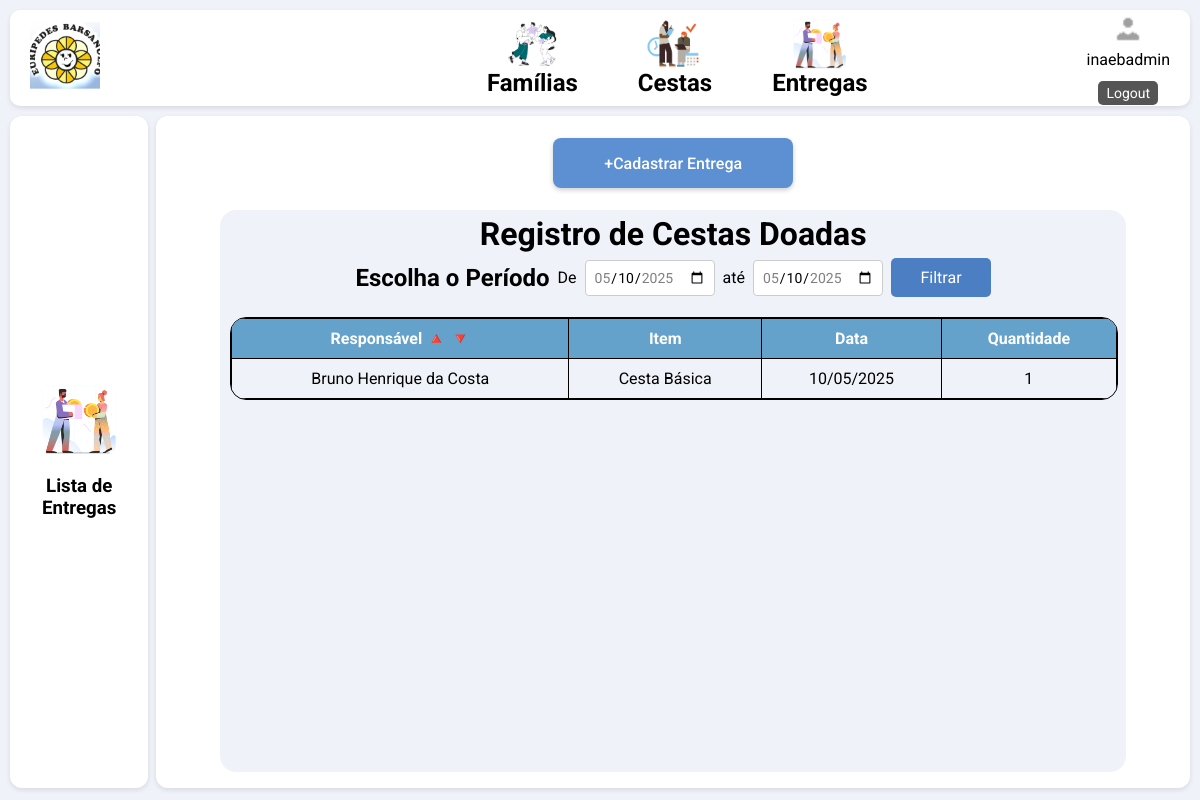
Before: /cadastro/lista_entregas/ (signed in) with the older database file.
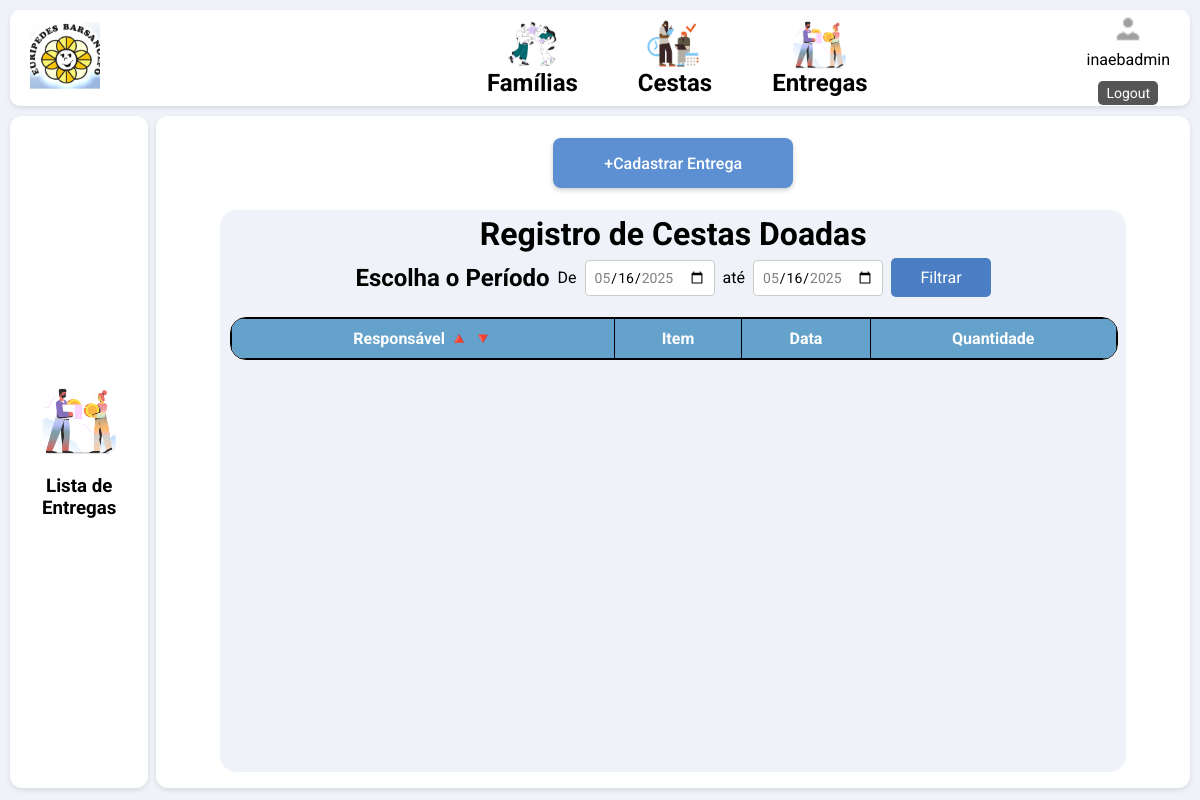
After: the same page with the newer database file.
### website/models.py (models this page shows, shortened)
class Entrega(models.Model):
    produto = models.ForeignKey(Produto, on_delete=models.CASCADE)
    familia = models.ForeignKey(Familia, on_delete=models.CASCADE)
    data_doacao = models.DateTimeField()
    quantidade = models.IntegerField()

class Familia(models.Model):
    STATUS_ATENDIMENTO_CHOICES = [
        ("Ativa", "Ativa"),
        ("Suspensa", "Suspensa"),
        ("Aguardando Vaga", "Aguardando Vaga"),
    ]
    status_atendimento = models.CharField(max_length=20, choices=STATUS_ATENDIMENTO_CHOICES, default="Aguardando Vaga")
    inicio_atendimento = models.DateField(null=True, blank=True)
    termino_atendimento = models.DateField(null=True, blank=True)
    qtd_membros = models.IntegerField(null=True, blank=True, default=0)
    data_entrevista = models.DateField(null=True, blank=True)
    nome = models.CharField(max_length=50)
    rg = models.CharField(max_length=12)
    cpf = models.CharField(max_length=14)
    data_nascimento = models.DateField()
    receita_apro = models.CharField(max_length=50, null=True, blank=True)
    despesa_apro = models.CharField(max_length=50, null=True, blank=True)
    obs_responsavel = models.CharField(max_length=50, null=True, blank=True)
    endereco = models.CharField(max_length=50)
    bairro = models.CharField(max_length=50)
    cidade = models.CharField(max_length=50)
    cep = models.CharField(max_length=9)
    ponto_referencia = models.CharField(max_length=50, null=True, blank=True)
    complemento = models.CharField(max_length=50, null=True, blank=True)
    data_visita = models.DateField(null=True, blank=True)
    LIXO_CHOICES = [
        ("Queima", "Queima"),
        ("Enterra", "Enterra"),
        ("Coleta", "Coleta"),
    ]
    lixo = models.CharField(max_length=50, choices=LIXO_CHOICES, null=True, blank=True)
    LIMPEZA_CASA_CHOICES = [
        ("Varre", "Varre"),
        ("Lava", "Lava"),
        ("Ambos", "Ambos"),
    ]
    limpeza_casa = models.CharField(max_length=50, choices=LIMPEZA_CASA_CHOICES, null=True, blank=True)
    obs_limpeza = models.CharField(max_length=2000, null=True, blank=True)
    AGUA_CHOICES = [
        ("Encanada", "Encanada"),
        ("Poço", "Poço"),
        ("Cisterna", "Cisterna"),
    ]
    agua = models.CharField(max_length=50, null=True, blank=True, choices=AGUA_CHOICES)
    ESGOTO_CHOICES = [
        ("Rede", "Rede"),
        ("Fossa", "Fossa"),
        ("Céu Aberto", "Céu Aberto"),
    ]
    esgoto = models.CharField(max_length=50, null=True, blank=True, choices=ESGOTO_CHOICES)
    obs_saneamento = models.CharField(max_length=2000, null=True, blank=True)
    TIPO_MORADIA_CHOICES = [
        ("Própria", "Própria"),
        ("Alugada", "Alugada"),
        ("Cedida", "Cedida"),
    ]
    tipo_moradia= models.CharField(max_length=20, null=True, blank=True, choices=TIPO_MORADIA_CHOICES)
    num_comodo = models.IntegerField(null=True, blank=True)
    num_moradores = models.IntegerField(null=True, blank=True)
    BANHEIRO_CHOICES = [
        ("Banheiro Externo", "Banheiro Externo"),
        ("Banheiro Interno", "Banheiro Interno"),
    ]
    banheiro = models.CharField(max_length=20, null=True, blank=True, choices=BANHEIRO_CHOICES)
    CONSTRUCAO_CHOICES = [
        ("Alvenaria", "Alvenaria"),
        ("Taipa", "Taipa"),
        ("Madeira", "Madeira"),
    ]
    construcao = models.CharField(max_length=50, null=True, blank=True, choices=CONSTRUCAO_CHOICES)
    televisor = models.BooleanField(null=True, blank=True)
    geladeira = models.BooleanField(null=True, blank=True)
    celular_smartphone_tablet = models.BooleanField(null=True, blank=True)
    aparelho_som = models.BooleanField(null=True, blank=True)
    maquina_lavar = models.BooleanField(null=True, blank=True)
    carro_moto = models.BooleanField(null=True, blank=True)
    dvd = models.BooleanField(null=True, blank=True)
    computador_notebook = models.BooleanField(null=True, blank=True)
    telefone_internet = models.BooleanField(null=True, blank=True)
    obs_gerais = models.TextField(max_length=2000, null=True, blank=True)
    def __str__(self):
        return self.nome or f"Família {self.pk}"

class Produto(models.Model):
    produto = models.CharField(max_length=50)
    qtd_estoque = models.IntegerField()
    def __str__(self):
        return self.produto

### website/views.py (the view)
# urls.py: path("cadastro/lista_entregas/", lista_entregas, name="lista_entregas"),
@login_required(login_url='/login/')
def lista_entregas(request):
    aggs = Entrega.objects.aggregate(
        earliest=Min('data_doacao'),
        latest=Max('data_doacao'),
    )
    raw_min = aggs['earliest']
    raw_max = aggs['latest']
    if raw_min:
        min_date = raw_min.date() if hasattr(raw_min, 'date') else raw_min
    else:
        min_date = date.today()
    if raw_max:
        max_date = raw_max.date() if hasattr(raw_max, 'date') else raw_max
    else:
        max_date = date.today()
    min_date_str = min_date.isoformat()
    max_date_str = max_date.isoformat()
    start_str = request.GET.get('start_date', min_date_str)
    end_str = request.GET.get('end_date', max_date_str)
    try:
        start_date = datetime.fromisoformat(start_str).date()
    except ValueError:
        start_date = min_date
    try:
        end_date = datetime.fromisoformat(end_str).date()
    except ValueError:
        end_date = max_date
    entregas = Entrega.objects.filter(
        data_doacao__date__range=[start_date, end_date]
    )
    order_field = request.GET.get('order_by', '-data_doacao')
    descending  = order_field.startswith('-')
    field_name  = order_field.lstrip('-')
    if field_name == 'familia':
        entregas = entregas.annotate(familia_nome_lower=Lower('familia__nome'))
        entregas = entregas.order_by(
            '-familia_nome_lower' if descending else 'familia_nome_lower'
        )
    else:
        entregas = entregas.order_by(order_field)
    context = {
        'dados_entregas': entregas,
        'min_date':       min_date_str,
        'max_date':       max_date_str,
        'start_date':     start_str,
        'end_date':       end_str,
    }
    return render(request, 'lista_entregas.html', context)

### website/templates/lista_entregas.html (shortened to what this page needs)
{% load static %}
<!DOCTYPE html>
<html lang="en">
<head>
    <link rel="stylesheet" href="{% static 'css/daniel.css' %}" typer="css">
</head>
<body>
{% include 'includes/nav.html' %}
<div class="main-container">
    <div class="left-column">
        <div class="left-column-content">
        <img src="{% static 'img/doacao.png' %}" alt="Example" />
        <h3>Lista de Entregas</h3>
        </div>
    </div>
    <div class="right-column">
        <div class="right-column-content">
            <div class="right-column-buttons-3">
                <a href="{% url 'cadastro_entregas' %}">
                <div class="button-register-1">
                    +Cadastrar Entrega
                </div>
                </a>
            </div>
            <div class="right-column-list-3">
                <h1>Registro de Cestas Doadas</h1>
                <div class="date-filter">
                <form method="get" class="date-filter__form">
                    <h2>Escolha o Período</h2>
                    De
                    <label><input type="date" name="start_date" min="{{ min_date }}" max="{{ max_date }}" value="{{ start_date }}"></label>
                    até
                    <label><input type="date" name="end_date" min="{{ min_date }}" max="{{ max_date }}" value="{{ end_date }}"></label>
                    <button type="submit">Filtrar</button>
                </form>
                </div>
                <div class="table-container medium">
                    <table>
                        <thead>
                            <tr>
                                <th> Responsável <a href="?order_by=familia">🔺</a> <a href="?order_by=-familia">🔻</a></th>
                                <th> Item </th>
                                <th> Data </th>
                                <th> Quantidade </th>
                            </tr>
                        </thead>
                        <tbody>
                            {% for entrega in dados_entregas %}
                            <tr>
                                <td>{{entrega.familia}}</td>
                                <td>{{entrega.produto}}</td>
                                <td>{{entrega.data_doacao|date:"d/m/Y"}}</td>
                                <td>{{entrega.quantidade}}</td>
                            </tr>
                            {% endfor %}
                        </tbody>
                    </table>
                </div>
            </div>
        </div>
    </div>
</div>
</body>
</html>

Changed rows visible on the page:
removed Entrega: familia "Bruno Henrique da Costa", produto "Cesta Básica", data_doacao "10/05/2025", quantidade "1"
Other visible differences:
form field start_date: "05/10/2025" → "05/16/2025"
form field end_date: "05/10/2025" → "05/16/2025"
